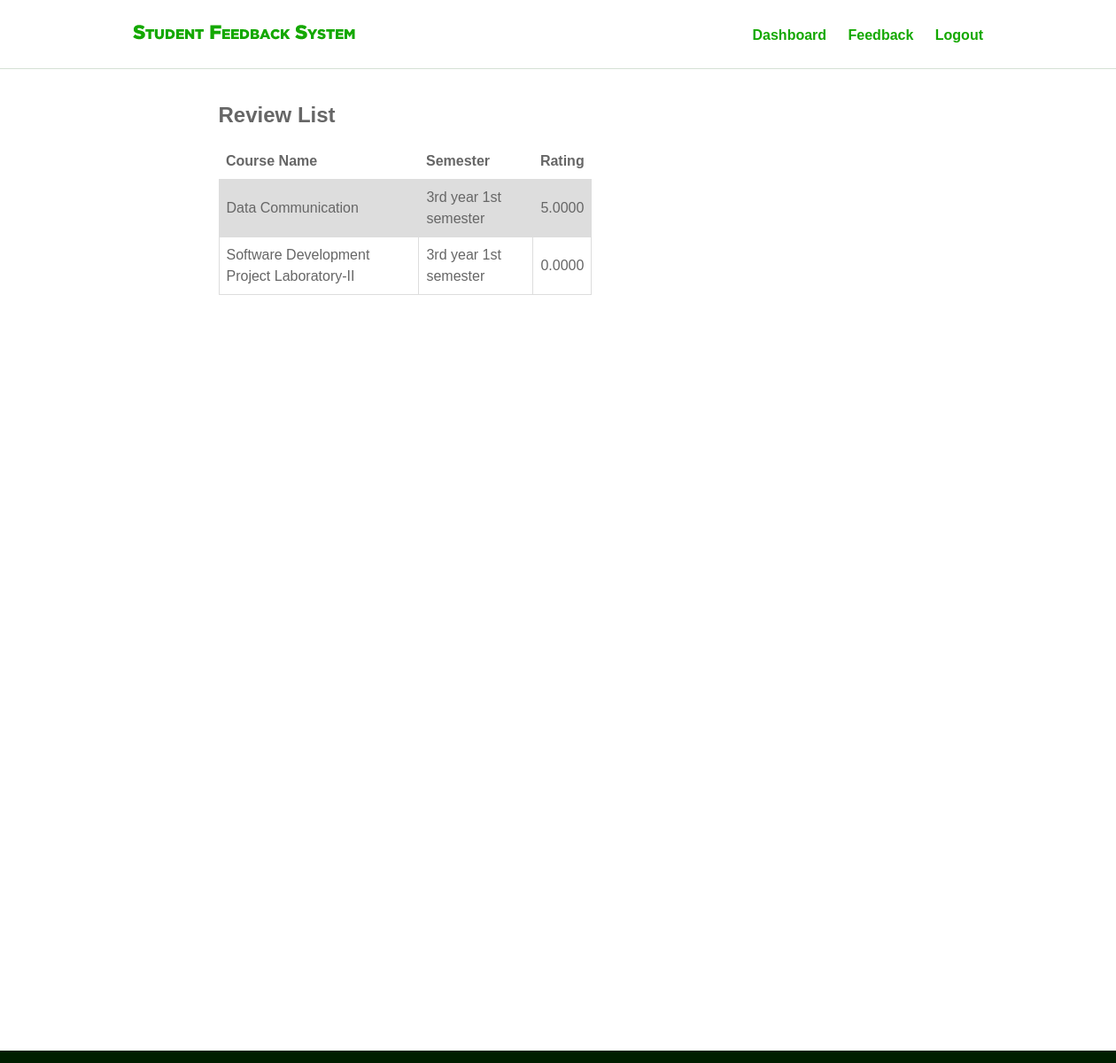
Page /feedback/ (signed in) on the committed database.
### main/models.py (models this page shows, shortened)
class ReviewSet(models.Model):
    name = models.CharField(max_length=200, blank=True)
    semester = models.ForeignKey(Semester, default="", on_delete=models.CASCADE)
    teacher = models.ForeignKey(Teacher, default="", on_delete=models.CASCADE)
    dept = models.ForeignKey(Dept, default="", on_delete=models.CASCADE)
    subject = models.ForeignKey(Subject, default="", on_delete=models.CASCADE)
    question = models.ManyToManyField(Question)
    created = models.DateTimeField(default=datetime.now)
    endtime = models.DateTimeField( blank=True,null=True)
    stop = models.BooleanField(default=False)

class Subject(models.Model):
    name = models.CharField(max_length=250, blank=False)
    dept = models.ForeignKey(Dept, on_delete=models.CASCADE)
    subcode = models.CharField(max_length=50, unique=True)
    class Meta:
        ordering = ['subcode']
    def __str__(self):
        return self.name

class ReviewDetails(models.Model):
    review = models.ForeignKey(ReviewSet, on_delete=models.CASCADE)
    usergiven = models.IntegerField(default=0)
    totalpoint = models.DecimalField(max_digits=20, decimal_places=4, default=0.0)
    avg = models.DecimalField(max_digits=20, decimal_places=4, default=0.0)

### account/models.py (models this page shows, shortened)
class Semester(models.Model):
    name = models.CharField(max_length=200, unique=True)

### account/views.py (the view)
# urls.py: url(r'^feedback/$',views.feedback, name = "feedback"),
@login_required(login_url = '/login/')
def feedback(request):
    user = request.user
    students = StudentProfile.objects.filter(user=user)
    teachers = Teacher.objects.filter(user=user)
    if students:
        student = get_object_or_404(StudentProfile, user=user)
        subjects = SemesterSubject.objects.filter(semester=student.year_semester)
        reviews = ReviewSet.objects.filter(semester = student.year_semester, dept=student.dept)
        list = []
        for rev in reviews:
            now = datetime.utcnow().replace(tzinfo=utc)
            given = Review.objects.filter(reviewfor=rev, user=user)
            if given:
                list.append('Given')
            elif rev.endtime < now:
                list.append('Time Over')
            else:
                list.append('Not Given')
        reviewslist = zip(reviews, list)
        context = {
            'stuprofile' : student,
            'user' : user,
            'subjects' : subjects,
            'reviewslist' : reviewslist,
        }
        return render(request, 'feedback.html', context)
    elif teachers:
        teacher = get_object_or_404(Teacher, user=user)
        reviews = ReviewSet.objects.filter(teacher=teacher)
        list = []
        for rev in reviews:
            revdetais = ReviewDetails.objects.get(review=rev)
            list.append(revdetais)
        reviewslist = zip(reviews, list)
        context = {
            'teacher': teacher,
            'user': user,
            'reviewslist': reviewslist,
        }
        return render(request, 'teacherfeedback.html', context)
    elif user.is_staff:
        return render(request, 'admindashboard.html')
    else:
        return render(request, 'usernotgivenrole.html')

### account/models.py (called while the page is built)
    def __str__(self):
        return self.name

### templates/teacherfeedback.html
{% extends 'master.html' %}
{% load static %}
{% block body %}
{% include 'navbar.html' %}
<section id="hero_area">
    <div class="inner_hero container">
        <h1>Review List</h1>
        <table>
            <tr>
                <th>Course Name</th>
                <th>Semester</th>
                <th>Rating</th>
            </tr>
            {% for i,j in reviewslist %}
            <tr>
                <td>{{i.subject}}</td>
                <td>{{ i.semester }}</td>
                <td>{{ j.avg}}</td>
            </tr>
            {% endfor %}
        </table>
    </div>
</section>
{% endblock %}

### static/css/style.css (style rules this page uses)
html { position: relative; min-height: 100%; }
body { color: #666666; font-family: Georgia, sans-serif; font-size: 16px; line-height: 1.5em; margin: 0; margin-bottom: 170px; }
.container { margin: 0 auto; max-width: 960px; width: 96%; }
#hero_area { background: #fff; margin: 40px; padding: 0; }
.inner_hero { overflow: visible; display: block; width: 65%; }
.inner_hero table { border-collapse: collapse; width: 55%; }
.inner_hero td, th { border: 1px solid #dddddd; text-align: left; padding: 8px; }
.inner_hero tr:nth-child(even) { background-color: #dddddd; }
.inner_feedback td, th { border: 1px solid #dddddd; text-align: left; padding: 8px; }
.inner_feedbackstatistics td, th { border: none; text-align: left; padding: 8px; }

### rows in the picture
ReviewSet: subject "Data Communication", semester "3rd year 1st semester", avg "5.0000"
ReviewSet: subject "Software Development Project Laboratory-II", semester "3rd year 1st semester", avg "0.0000"
